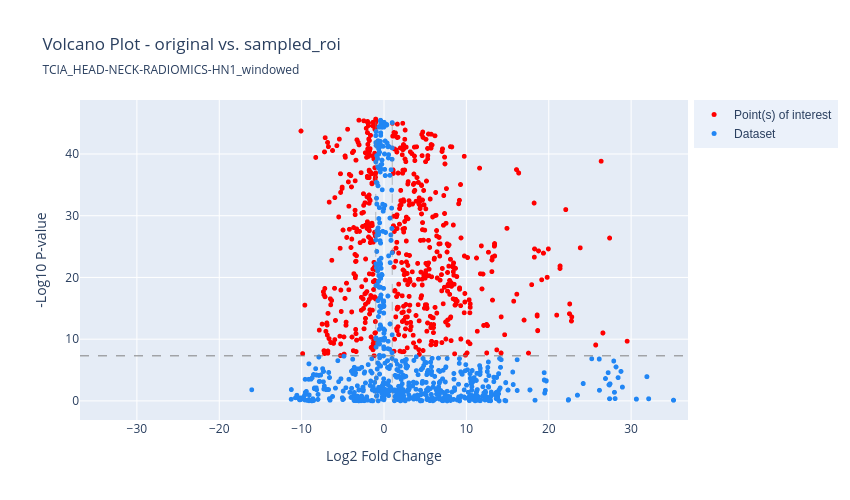

The code cell stored with this chart in its notebook:
### Code cell
# read in the features for original vs. randomized roi
o_data = pd.read_csv(dirs.RESULTS / dataset / "features/pyradiomics/original_512_512_n/linear_all_images_features/original_full_features.csv", index_col=0)
nc_data = pd.read_csv(dirs.RESULTS / dataset / "features/pyradiomics/original_512_512_n/linear_all_images_features" / f"{nc}_features.csv", index_col=0)

if dataset == "TCIA_RADCURE_windowed":
    test_samples = pd.read_csv(dirs.PROCDATA / f"{dataset}/test_samples.csv")
    o_data = o_data.loc[test_samples.SampleID]
    nc_data = nc_data.loc[test_samples.SampleID]

# get just radiomics features
o_features = getOnlyPyradiomicsFeatures(o_data)
nc_features = getOnlyPyradiomicsFeatures(nc_data)

o_features = dropUpToFeature(o_features, 'original_firstorder_10Percentile', True)
nc_features = dropUpToFeature(nc_features, 'original_firstorder_10Percentile', True)

# calculate the mean value for each feature
o_means = o_features.mean(axis=0)
nc_means = nc_features.mean(axis=0)

# Calculate log2 fold change between each of the features
# Add small epsilon value to handle divide by zero errors
epsilon = 0
# Make means absolute so log fold change can be calculated (can't handle negative values)
log2_fold_change = np.log2(np.abs(o_means) + epsilon / np.abs(nc_means) + epsilon)

# do the levene test
levene_stat, levene_p = levene(o_features.to_numpy(), nc_features.to_numpy(), axis=0)
levene_p = pd.Series(levene_p, index=o_features.columns)

# Check if any of the values are significant
if np.any(levene_p > 0.05):
    print("Populations do not have equal variances. ANOVA assumption violated, perform Kruskal Wallis")

    # tests the null hypothesis that the population median of all of the groups are equal
    kruskal_stat, kruskal_p = kruskal(o_features.to_numpy(), nc_features.to_numpy(), axis=0)
    log_kruskal_p = -np.log10(kruskal_p)
    kruskal_p = pd.Series(kruskal_p, index=o_features.columns)
    log_kruskal_p = pd.Series(log_kruskal_p, index=o_features.columns)

    volcano_df = pd.DataFrame([kruskal_p, log2_fold_change], index=['P', 'EFFECTSIZE']).T

else:
    print("Populations have equal variance. Proceed with ANOVA.")

# Move the features from the index to their own column
volcano_df = volcano_df.reset_index(names='GENE')

volcano_fig = dash_bio.VolcanoPlot(
    dataframe = volcano_df,
    snp = 'GENE',
    logp = True
)

volcano_fig.update_layout(
    title=f'Volcano Plot - original vs. {nc}',
    title_subtitle=dict(text=dataset),
    xaxis_title="Log2 Fold Change", 
    yaxis_title="-Log10 P-value",
    width = 850,
    height=500
    )

volcano_fig.show()

### Figure 1 — Plotly figure (JSON) as saved in the notebook; plotly's stock layout.template omitted (floating-point values rounded to 4 significant figures; data arrays with more than 128 entries replaced by an {"elided": "..."} marker saying what was removed)
{"data": [{"marker": {"color": "red", "size": 5}, "mode": "markers", "name": "Point(s) of interest", "text": {"elided": "600 str values"}, "type": "scattergl", "x": {"elided": "600 float values"}, "y": {"elided": "600 float values"}}, {"marker": {"color": "#2186f4", "size": 5}, "mode": "markers", "name": "Dataset", "text": {"elided": "702 str values"}, "type": "scattergl", "x": {"elided": "702 float values"}, "y": {"elided": "702 float values"}}], "layout": {"height": 500, "hovermode": "closest", "legend": {"bgcolor": "#ebf1fa", "font": {"family": "sans-serif"}, "x": 1.01, "yanchor": "top"}, "shapes": [{"line": {"color": "grey", "dash": "dash", "width": 0.5}, "name": "effect size min line", "type": "line", "x0": -1, "x1": -1, "xref": "x", "y0": 0.004514, "y1": 45.65, "yref": "y"}, {"line": {"color": "grey", "dash": "dash", "width": 0.5}, "name": "effect size max line", "type": "line", "x0": 1, "x1": 1, "xref": "x", "y0": 0.004514, "y1": 45.65, "yref": "y"}, {"line": {"color": "grey", "dash": "dash", "width": 1}, "name": "genomewide_line", "type": "line", "x0": -36.91, "x1": 36.91, "xref": "x", "y0": 7.301, "y1": 7.301, "yref": "y"}], "title": {"subtitle": {"text": "TCIA_HEAD-NECK-RADIOMICS-HN1_windowed"}, "text": "Volcano Plot - original vs. sampled_roi"}, "width": 850, "xaxis": {"range": [-36.91, 36.91], "title": {"text": "Log2 Fold Change"}, "zeroline": false}, "yaxis": {"title": {"text": "-Log10 P-value"}, "zeroline": false}}}
